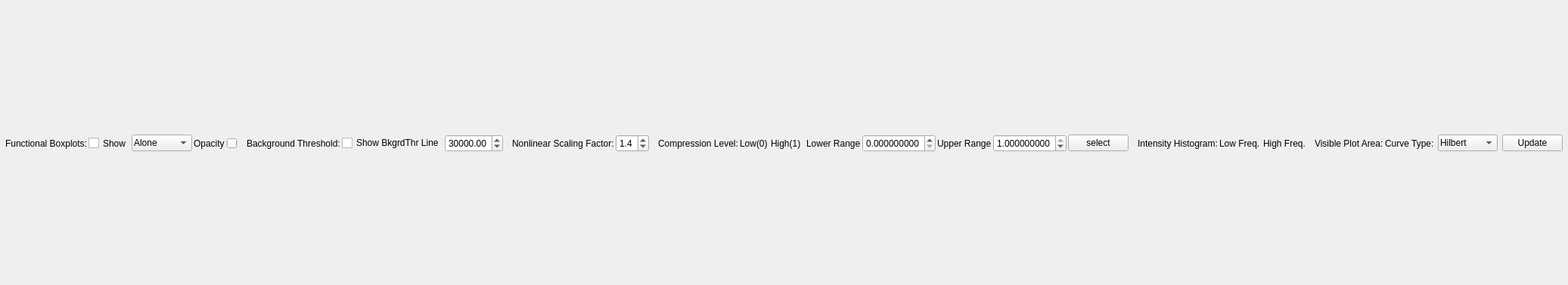
<?xml version="1.0" encoding="UTF-8"?>
<ui version="4.0">
 <class>dlg_DatasetComparator</class>
 <widget class="QDockWidget" name="dlg_DatasetComparator">
  <property name="geometry">
   <rect>
    <x>0</x>
    <y>0</y>
    <width>1911</width>
    <height>377</height>
   </rect>
  </property>
  <property name="windowTitle">
   <string>Hilbert Line Plots</string>
  </property>
  <widget class="QWidget" name="dockWidgetContents">
   <layout class="QVBoxLayout" name="verticalLayout_2">
    <property name="spacing">
     <number>0</number>
    </property>
    <property name="leftMargin">
     <number>0</number>
    </property>
    <property name="topMargin">
     <number>0</number>
    </property>
    <property name="rightMargin">
     <number>0</number>
    </property>
    <property name="bottomMargin">
     <number>0</number>
    </property>
    <item>
     <widget class="QWidget" name="widget" native="true">
      <property name="sizePolicy">
       <sizepolicy hsizetype="Preferred" vsizetype="Fixed">
        <horstretch>0</horstretch>
        <verstretch>0</verstretch>
       </sizepolicy>
      </property>
      <property name="minimumSize">
       <size>
        <width>0</width>
        <height>35</height>
       </size>
      </property>
      <property name="maximumSize">
       <size>
        <width>16777215</width>
        <height>16777215</height>
       </size>
      </property>
      <layout class="QHBoxLayout" name="horizontalLayout">
       <property name="spacing">
        <number>2</number>
       </property>
       <property name="leftMargin">
        <number>7</number>
       </property>
       <property name="topMargin">
        <number>2</number>
       </property>
       <property name="rightMargin">
        <number>7</number>
       </property>
       <property name="bottomMargin">
        <number>0</number>
       </property>
       <item>
        <widget class="QLabel" name="label_4">
         <property name="text">
          <string>Functional Boxplots:</string>
         </property>
        </widget>
       </item>
       <item>
        <widget class="QCheckBox" name="cb_showFbp">
         <property name="sizePolicy">
          <sizepolicy hsizetype="Fixed" vsizetype="Fixed">
           <horstretch>0</horstretch>
           <verstretch>0</verstretch>
          </sizepolicy>
         </property>
         <property name="minimumSize">
          <size>
           <width>0</width>
           <height>21</height>
          </size>
         </property>
         <property name="text">
          <string>Show</string>
         </property>
        </widget>
       </item>
       <item>
        <widget class="QComboBox" name="cb_fbpView">
         <property name="sizePolicy">
          <sizepolicy hsizetype="Fixed" vsizetype="Fixed">
           <horstretch>0</horstretch>
           <verstretch>0</verstretch>
          </sizepolicy>
         </property>
         <property name="minimumSize">
          <size>
           <width>0</width>
           <height>20</height>
          </size>
         </property>
         <property name="layoutDirection">
          <enum>Qt::LeftToRight</enum>
         </property>
         <property name="styleSheet">
          <string notr="true">padding: 2px;
</string>
         </property>
         <property name="frame">
          <bool>true</bool>
         </property>
         <item>
          <property name="text">
           <string>Alone</string>
          </property>
         </item>
         <item>
          <property name="text">
           <string>Combined</string>
          </property>
         </item>
        </widget>
       </item>
       <item>
        <widget class="QLabel" name="l_opacity">
         <property name="text">
          <string>Opacity</string>
         </property>
        </widget>
       </item>
       <item>
        <widget class="QSlider" name="sl_fbpTransparency">
         <property name="maximumSize">
          <size>
           <width>100</width>
           <height>16777215</height>
          </size>
         </property>
         <property name="sliderPosition">
          <number>25</number>
         </property>
         <property name="orientation">
          <enum>Qt::Horizontal</enum>
         </property>
         <property name="tickPosition">
          <enum>QSlider::NoTicks</enum>
         </property>
        </widget>
       </item>
       <item>
        <spacer name="horizontalSpacer_5">
         <property name="orientation">
          <enum>Qt::Horizontal</enum>
         </property>
         <property name="sizeType">
          <enum>QSizePolicy::Fixed</enum>
         </property>
         <property name="sizeHint" stdset="0">
          <size>
           <width>10</width>
           <height>10</height>
          </size>
         </property>
        </spacer>
       </item>
       <item>
        <widget class="QLabel" name="label_5">
         <property name="text">
          <string>Background Threshold:</string>
         </property>
        </widget>
       </item>
       <item>
        <widget class="QCheckBox" name="cb_BkgrdThrLine">
         <property name="text">
          <string>Show BkgrdThr Line</string>
         </property>
        </widget>
       </item>
       <item>
        <widget class="QDoubleSpinBox" name="sb_BkgrdThr">
         <property name="keyboardTracking">
          <bool>false</bool>
         </property>
         <property name="maximum">
          <double>65535.000000000000000</double>
         </property>
         <property name="singleStep">
          <double>500.000000000000000</double>
         </property>
         <property name="value">
          <double>30000.000000000000000</double>
         </property>
        </widget>
       </item>
       <item>
        <spacer name="horizontalSpacer_4">
         <property name="orientation">
          <enum>Qt::Horizontal</enum>
         </property>
         <property name="sizeType">
          <enum>QSizePolicy::Fixed</enum>
         </property>
         <property name="sizeHint" stdset="0">
          <size>
           <width>10</width>
           <height>10</height>
          </size>
         </property>
        </spacer>
       </item>
       <item>
        <widget class="QLabel" name="label_6">
         <property name="text">
          <string>Nonlinear Scaling Factor:</string>
         </property>
        </widget>
       </item>
       <item>
        <widget class="QDoubleSpinBox" name="sb_nonlinearScalingFactor">
         <property name="keyboardTracking">
          <bool>false</bool>
         </property>
         <property name="decimals">
          <number>1</number>
         </property>
         <property name="minimum">
          <double>1.000000000000000</double>
         </property>
         <property name="maximum">
          <double>3.000000000000000</double>
         </property>
         <property name="singleStep">
          <double>0.100000000000000</double>
         </property>
         <property name="value">
          <double>1.400000000000000</double>
         </property>
        </widget>
       </item>
       <item>
        <spacer name="horizontalSpacer_3">
         <property name="orientation">
          <enum>Qt::Horizontal</enum>
         </property>
         <property name="sizeType">
          <enum>QSizePolicy::Fixed</enum>
         </property>
         <property name="sizeHint" stdset="0">
          <size>
           <width>10</width>
           <height>10</height>
          </size>
         </property>
        </spacer>
       </item>
       <item>
        <widget class="QLabel" name="label_7">
         <property name="text">
          <string>Compression Level:</string>
         </property>
        </widget>
       </item>
       <item>
        <widget class="QLabel" name="label_2">
         <property name="sizePolicy">
          <sizepolicy hsizetype="Minimum" vsizetype="Preferred">
           <horstretch>0</horstretch>
           <verstretch>0</verstretch>
          </sizepolicy>
         </property>
         <property name="text">
          <string>Low(0)</string>
         </property>
        </widget>
       </item>
       <item>
        <widget class="QWidget" name="scalarBarWidget" native="true">
         <property name="sizePolicy">
          <sizepolicy hsizetype="Preferred" vsizetype="Preferred">
           <horstretch>0</horstretch>
           <verstretch>0</verstretch>
          </sizepolicy>
         </property>
         <property name="minimumSize">
          <size>
           <width>0</width>
           <height>20</height>
          </size>
         </property>
         <property name="maximumSize">
          <size>
           <width>200</width>
           <height>20</height>
          </size>
         </property>
        </widget>
       </item>
       <item>
        <widget class="QLabel" name="label_3">
         <property name="sizePolicy">
          <sizepolicy hsizetype="Minimum" vsizetype="Preferred">
           <horstretch>0</horstretch>
           <verstretch>0</verstretch>
          </sizepolicy>
         </property>
         <property name="text">
          <string>High(1)</string>
         </property>
        </widget>
       </item>
       <item>
        <spacer name="horizontalSpacer_6">
         <property name="orientation">
          <enum>Qt::Horizontal</enum>
         </property>
         <property name="sizeType">
          <enum>QSizePolicy::Fixed</enum>
         </property>
         <property name="sizeHint" stdset="0">
          <size>
           <width>5</width>
           <height>5</height>
          </size>
         </property>
        </spacer>
       </item>
       <item>
        <widget class="QLabel" name="label_8">
         <property name="text">
          <string>Lower Range</string>
         </property>
        </widget>
       </item>
       <item>
        <widget class="QDoubleSpinBox" name="sb_LowerCompLevelThr">
         <property name="decimals">
          <number>9</number>
         </property>
         <property name="maximum">
          <double>1.000000000000000</double>
         </property>
         <property name="singleStep">
          <double>0.100000000000000</double>
         </property>
        </widget>
       </item>
       <item>
        <widget class="QLabel" name="label_9">
         <property name="text">
          <string>Upper Range</string>
         </property>
        </widget>
       </item>
       <item>
        <widget class="QDoubleSpinBox" name="sb_UpperCompLevelThr">
         <property name="decimals">
          <number>9</number>
         </property>
         <property name="maximum">
          <double>1.000000000000000</double>
         </property>
         <property name="singleStep">
          <double>0.100000000000000</double>
         </property>
         <property name="value">
          <double>1.000000000000000</double>
         </property>
        </widget>
       </item>
       <item>
        <widget class="QPushButton" name="pB_selectCompLevel">
         <property name="sizePolicy">
          <sizepolicy hsizetype="Minimum" vsizetype="Fixed">
           <horstretch>0</horstretch>
           <verstretch>0</verstretch>
          </sizepolicy>
         </property>
         <property name="maximumSize">
          <size>
           <width>16777215</width>
           <height>16777215</height>
          </size>
         </property>
         <property name="text">
          <string>select</string>
         </property>
        </widget>
       </item>
       <item>
        <spacer name="horizontalSpacer_8">
         <property name="orientation">
          <enum>Qt::Horizontal</enum>
         </property>
         <property name="sizeType">
          <enum>QSizePolicy::Fixed</enum>
         </property>
         <property name="sizeHint" stdset="0">
          <size>
           <width>10</width>
           <height>5</height>
          </size>
         </property>
        </spacer>
       </item>
       <item>
        <widget class="QLabel" name="label_11">
         <property name="text">
          <string>Intensity Histogram:</string>
         </property>
        </widget>
       </item>
       <item>
        <widget class="QLabel" name="label_12">
         <property name="text">
          <string>Low Freq.</string>
         </property>
        </widget>
       </item>
       <item>
        <widget class="QWidget" name="histBarWidget" native="true">
         <property name="minimumSize">
          <size>
           <width>0</width>
           <height>20</height>
          </size>
         </property>
         <property name="maximumSize">
          <size>
           <width>200</width>
           <height>20</height>
          </size>
         </property>
        </widget>
       </item>
       <item>
        <spacer name="horizontalSpacer_7">
         <property name="orientation">
          <enum>Qt::Horizontal</enum>
         </property>
         <property name="sizeType">
          <enum>QSizePolicy::Expanding</enum>
         </property>
         <property name="sizeHint" stdset="0">
          <size>
           <width>100</width>
           <height>21</height>
          </size>
         </property>
        </spacer>
       </item>
       <item>
        <widget class="QLabel" name="label_13">
         <property name="text">
          <string>High Freq.</string>
         </property>
        </widget>
       </item>
       <item>
        <spacer name="horizontalSpacer_9">
         <property name="orientation">
          <enum>Qt::Horizontal</enum>
         </property>
         <property name="sizeType">
          <enum>QSizePolicy::Fixed</enum>
         </property>
         <property name="sizeHint" stdset="0">
          <size>
           <width>10</width>
           <height>5</height>
          </size>
         </property>
        </spacer>
       </item>
       <item>
        <widget class="QLabel" name="label_10">
         <property name="text">
          <string>Visible Plot Area:</string>
         </property>
        </widget>
       </item>
       <item>
        <layout class="QHBoxLayout" name="horizontalLayout_3">
         <property name="sizeConstraint">
          <enum>QLayout::SetDefaultConstraint</enum>
         </property>
        </layout>
       </item>
       <item>
        <spacer name="horizontalSpacer_2">
         <property name="orientation">
          <enum>Qt::Horizontal</enum>
         </property>
         <property name="sizeType">
          <enum>QSizePolicy::Expanding</enum>
         </property>
         <property name="sizeHint" stdset="0">
          <size>
           <width>200</width>
           <height>21</height>
          </size>
         </property>
        </spacer>
       </item>
       <item>
        <widget class="QLabel" name="label">
         <property name="text">
          <string>Curve Type: </string>
         </property>
        </widget>
       </item>
       <item>
        <widget class="QComboBox" name="cb_Paths">
         <property name="sizePolicy">
          <sizepolicy hsizetype="Fixed" vsizetype="Fixed">
           <horstretch>0</horstretch>
           <verstretch>0</verstretch>
          </sizepolicy>
         </property>
         <property name="minimumSize">
          <size>
           <width>0</width>
           <height>20</height>
          </size>
         </property>
         <property name="focusPolicy">
          <enum>Qt::TabFocus</enum>
         </property>
         <property name="styleSheet">
          <string notr="true">padding: 2px;
</string>
         </property>
         <item>
          <property name="text">
           <string>Hilbert</string>
          </property>
         </item>
         <item>
          <property name="text">
           <string>Scan Line</string>
          </property>
         </item>
        </widget>
       </item>
       <item>
        <spacer name="horizontalSpacer">
         <property name="orientation">
          <enum>Qt::Horizontal</enum>
         </property>
         <property name="sizeType">
          <enum>QSizePolicy::Fixed</enum>
         </property>
         <property name="sizeHint" stdset="0">
          <size>
           <width>4</width>
           <height>10</height>
          </size>
         </property>
        </spacer>
       </item>
       <item>
        <widget class="QPushButton" name="pB_Update">
         <property name="sizePolicy">
          <sizepolicy hsizetype="Fixed" vsizetype="Fixed">
           <horstretch>0</horstretch>
           <verstretch>0</verstretch>
          </sizepolicy>
         </property>
         <property name="minimumSize">
          <size>
           <width>0</width>
           <height>20</height>
          </size>
         </property>
         <property name="maximumSize">
          <size>
           <width>16777215</width>
           <height>16777215</height>
          </size>
         </property>
         <property name="focusPolicy">
          <enum>Qt::TabFocus</enum>
         </property>
         <property name="text">
          <string>Update</string>
         </property>
        </widget>
       </item>
      </layout>
     </widget>
    </item>
    <item>
     <layout class="QVBoxLayout" name="PlotsContainer_verticalLayout">
      <property name="spacing">
       <number>0</number>
      </property>
     </layout>
    </item>
   </layout>
  </widget>
 </widget>
 <resources>
  <include location="../../core/open_iA.qrc"/>
  <include location="../../core/open_iA.qrc"/>
 </resources>
 <connections/>
</ui>
